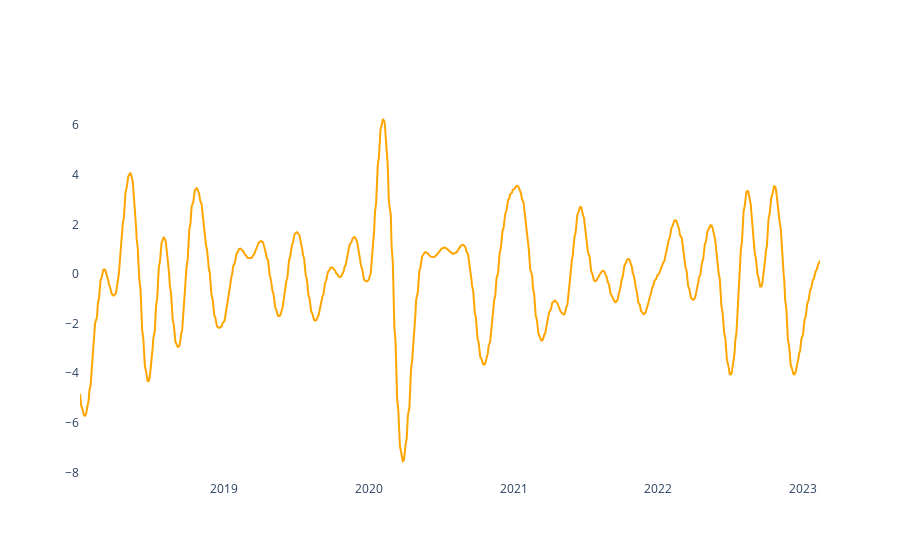

Notebook code cell kept with this figure:
### Code cell
#APLICANDO REMOÇÃO DE TENDÊNCIA SAZONAL DIRETO NO FECHAMENTO DA AÇÃO E EM SEGUIDA APLICANDO O GAUSSIAN


res = seasonal_decompose(df.Close, model='multiplicative', extrapolate_trend='freq',period=90)

detrended = df.Close.values - res.trend

detrended_df = pd.DataFrame(detrended)


tsi_np = detrended_df["trend"].to_numpy()

tsi_np = tsi_np.reshape(1,len(tsi_np))

smoother_tsi = GaussianSmoother(n_knots=60, sigma=0.0003)
smoother_tsi.smooth(tsi_np)


fig = go.Figure()

'''
fig.add_trace(
    go.Scatter(
        name="Fechamento sem tendência sazonal",
        x=detrended_df.index,
        y=detrended_df["trend"],
        line=dict(color='blue', width=1))
)

'''
fig.add_trace(
    go.Scatter(
        x=detrended_df.tail(len(detrended_df)).index,
        y=smoother_tsi.smooth_data[0],
        mode='lines',
        name='Gaussian',
        line=dict(color="orange"))
)


fig.update_layout(paper_bgcolor='rgba(0,0,0,0)', plot_bgcolor='rgba(0,0,0,0)')

### Figure 1 — Plotly figure (JSON) as saved in the notebook; plotly's stock layout.template omitted (floating-point values rounded to 4 significant figures; data arrays with more than 128 entries replaced by an {"elided": "..."} marker saying what was removed)
{"data": [{"line": {"color": "orange"}, "mode": "lines", "name": "Gaussian", "type": "scatter", "x": {"elided": "1271 str values"}, "y": {"elided": "1271 float values"}}], "layout": {"paper_bgcolor": "rgba(0,0,0,0)", "plot_bgcolor": "rgba(0,0,0,0)"}}
